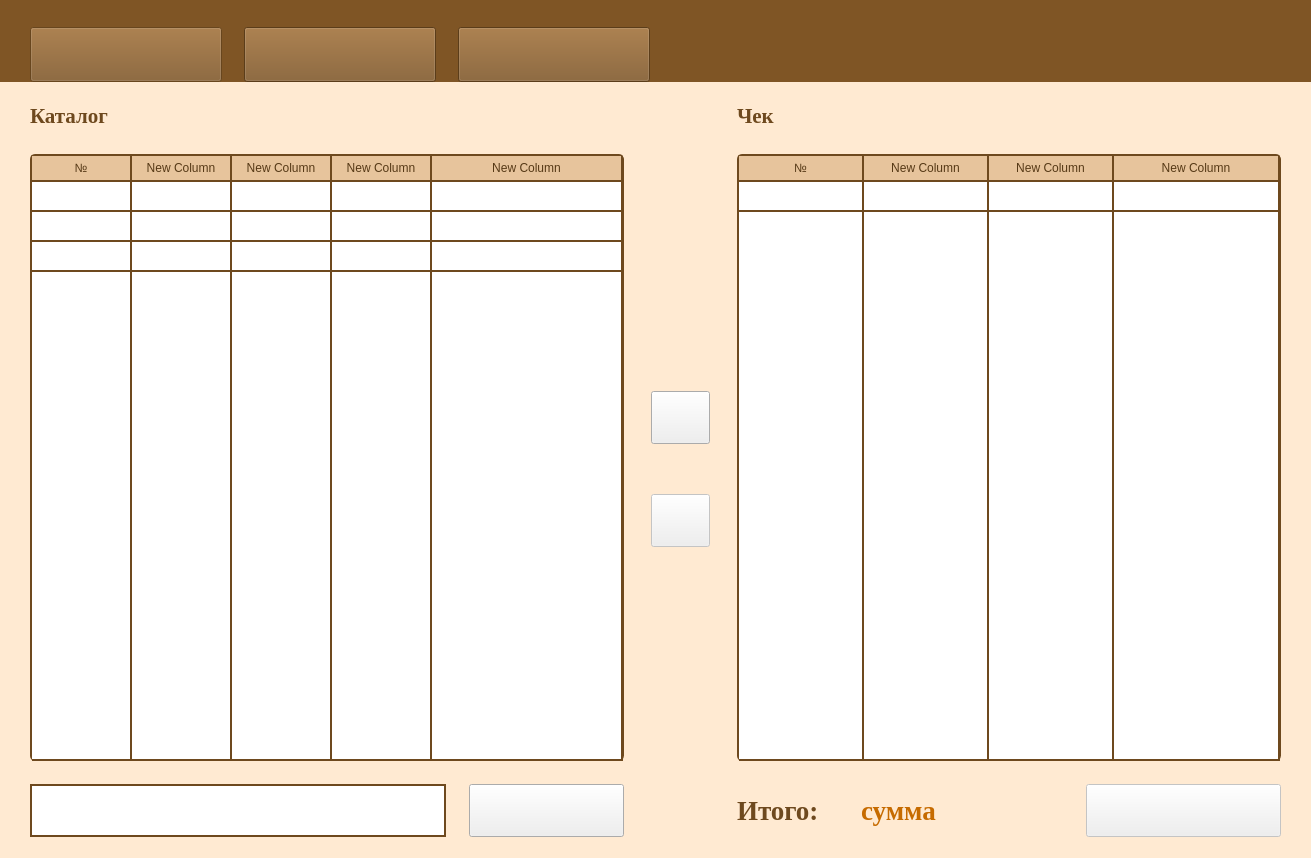
<?xml version="1.0" encoding="UTF-8"?>
<ui version="4.0">
 <class>MainWindow</class>
 <widget class="QMainWindow" name="MainWindow">
  <property name="geometry">
   <rect>
    <x>0</x>
    <y>0</y>
    <width>1311</width>
    <height>858</height>
   </rect>
  </property>
  <property name="windowTitle">
   <string>MainWindow</string>
  </property>
  <property name="styleSheet">
   <string notr="true">QMainWindow{
	background-color: rgba(255, 234, 210, 1);
}</string>
  </property>
  <widget class="QWidget" name="centralwidget">
   <layout class="QGridLayout" name="gridLayout_2">
    <property name="leftMargin">
     <number>0</number>
    </property>
    <property name="topMargin">
     <number>0</number>
    </property>
    <property name="rightMargin">
     <number>0</number>
    </property>
    <item row="2" column="0">
     <layout class="QHBoxLayout" name="work_area">
      <property name="spacing">
       <number>7</number>
      </property>
      <property name="leftMargin">
       <number>30</number>
      </property>
      <property name="rightMargin">
       <number>30</number>
      </property>
      <item>
       <layout class="QVBoxLayout" name="catalog">
        <property name="spacing">
         <number>23</number>
        </property>
        <property name="topMargin">
         <number>12</number>
        </property>
        <property name="bottomMargin">
         <number>12</number>
        </property>
        <item>
         <widget class="QLabel" name="catalog_label">
          <property name="minimumSize">
           <size>
            <width>101</width>
            <height>31</height>
           </size>
          </property>
          <property name="font">
           <font>
            <family>Times New Roman</family>
            <pointsize>16</pointsize>
            <weight>75</weight>
            <bold>true</bold>
           </font>
          </property>
          <property name="styleSheet">
           <string notr="true">color: #6E491E;</string>
          </property>
          <property name="text">
           <string>Каталог</string>
          </property>
         </widget>
        </item>
        <item>
         <widget class="QTableWidget" name="catalog_table">
          <property name="enabled">
           <bool>true</bool>
          </property>
          <property name="minimumSize">
           <size>
            <width>594</width>
            <height>471</height>
           </size>
          </property>
          <property name="styleSheet">
           <string notr="true">QTableWidget {
	border: 2px solid #6E491E; 
	border-bottom: 0.4px solid #6E491E; 
	border-right: 1px solid #6E491E; 
	border-radius: 5px;
	gridline-color: #6E491E; 
	color: #563916;	
	font: 14pt &quot;Times New Roman&quot;;
  }

QTableWidget::item {
    border-bottom:1px solid #6E491E; 
  	border-left: 0.4px solid #6E491E; 
	border-right: 0.5px solid #6E491E; 
}
 
QTableWidget::item:selected {
	background-color: rgb(218, 218, 218);
 }

QHeaderView::section {
	border: none;
 	border-bottom: 2px solid #6E491E; 
  	border-left: 0.4px solid #6E491E; 
	border-right: 2px solid #6E491E; ; 
    background-color: #E7C49C; 
	color: #563916;
	font: 14pt &quot;Times New Roman&quot;;
    padding: 3px;
}

QScrollBar:horizontal {
    border: 2px solid #6E491E;
    background:  #E7C49C;
   	height: 20px;
    margin: 0px 20px 0 20px;
}

QScrollBar::handle:horizontal {
    background: #7F5525;
    min-width: 20px;
}

QScrollBar::add-line:horizontal {
    border: 2px solid #6E491E;
   background:  #E7C49C;
    width: 20px;
    subcontrol-position: right;
    subcontrol-origin: margin;
}

QScrollBar::sub-line:horizontal {
    border: 2px solid #6E491E;
   background:  #E7C49C;
    width: 20px;
    subcontrol-position: left;
    subcontrol-origin: margin;
}

QScrollBar::left-arrow:horizontal {
    width: 10px;
    height: 10px;
	border-image: url(:/image/scrollbar_left.png);
}

QScrollBar::right-arrow:horizontal {
    width: 10px;
    height: 10px;
	border-image: url(:/image/scrollbar_right.png);
}
</string>
          </property>
          <property name="frameShape">
           <enum>QFrame::Box</enum>
          </property>
          <property name="frameShadow">
           <enum>QFrame::Sunken</enum>
          </property>
          <property name="lineWidth">
           <number>0</number>
          </property>
          <property name="midLineWidth">
           <number>0</number>
          </property>
          <property name="editTriggers">
           <set>QAbstractItemView::NoEditTriggers</set>
          </property>
          <property name="tabKeyNavigation">
           <bool>false</bool>
          </property>
          <property name="showDropIndicator" stdset="0">
           <bool>false</bool>
          </property>
          <property name="dragDropOverwriteMode">
           <bool>false</bool>
          </property>
          <property name="selectionMode">
           <enum>QAbstractItemView::SingleSelection</enum>
          </property>
          <property name="selectionBehavior">
           <enum>QAbstractItemView::SelectRows</enum>
          </property>
          <property name="textElideMode">
           <enum>Qt::ElideLeft</enum>
          </property>
          <property name="showGrid">
           <bool>true</bool>
          </property>
          <property name="sortingEnabled">
           <bool>true</bool>
          </property>
          <attribute name="horizontalHeaderHighlightSections">
           <bool>false</bool>
          </attribute>
          <attribute name="horizontalHeaderMinimumSectionSize">
           <number>49</number>
          </attribute>
          <attribute name="horizontalHeaderShowSortIndicator" stdset="0">
           <bool>true</bool>
          </attribute>
          <attribute name="horizontalHeaderStretchLastSection">
           <bool>true</bool>
          </attribute>
          <attribute name="verticalHeaderVisible">
           <bool>false</bool>
          </attribute>
          <attribute name="verticalHeaderShowSortIndicator" stdset="0">
           <bool>false</bool>
          </attribute>
          <attribute name="verticalHeaderStretchLastSection">
           <bool>true</bool>
          </attribute>
          <row>
           <property name="text">
            <string>New Row</string>
           </property>
          </row>
          <row>
           <property name="text">
            <string>New Row</string>
           </property>
          </row>
          <row>
           <property name="text">
            <string>New Row</string>
           </property>
          </row>
          <row>
           <property name="text">
            <string>New Row</string>
           </property>
          </row>
          <column>
           <property name="text">
            <string>№</string>
           </property>
           <property name="background">
            <color>
             <red>170</red>
             <green>162</green>
             <blue>101</blue>
            </color>
           </property>
          </column>
          <column>
           <property name="text">
            <string>New Column</string>
           </property>
          </column>
          <column>
           <property name="text">
            <string>New Column</string>
           </property>
          </column>
          <column>
           <property name="text">
            <string>New Column</string>
           </property>
          </column>
          <column>
           <property name="text">
            <string>New Column</string>
           </property>
          </column>
         </widget>
        </item>
        <item>
         <layout class="QHBoxLayout" name="search">
          <item>
           <widget class="QTextEdit" name="search_field">
            <property name="minimumSize">
             <size>
              <width>416</width>
              <height>53</height>
             </size>
            </property>
            <property name="maximumSize">
             <size>
              <width>16777215</width>
              <height>53</height>
             </size>
            </property>
            <property name="font">
             <font>
              <family>Times New Roman</family>
              <pointsize>18</pointsize>
              <weight>50</weight>
              <italic>false</italic>
              <bold>false</bold>
             </font>
            </property>
            <property name="styleSheet">
             <string notr="true">QTextEdit{
	border: 2px solid #6E491E;
	color: #563916;
	font: 18pt &quot;Times New Roman&quot;;
}</string>
            </property>
            <property name="verticalScrollBarPolicy">
             <enum>Qt::ScrollBarAlwaysOff</enum>
            </property>
            <property name="horizontalScrollBarPolicy">
             <enum>Qt::ScrollBarAlwaysOff</enum>
            </property>
           </widget>
          </item>
          <item>
           <widget class="QPushButton" name="find_button">
            <property name="minimumSize">
             <size>
              <width>155</width>
              <height>53</height>
             </size>
            </property>
            <property name="maximumSize">
             <size>
              <width>155</width>
              <height>53</height>
             </size>
            </property>
            <property name="styleSheet">
             <string notr="true">QPushButton{
	border-image: url(:/image/find_button.png);
}

QPushButton:pressed{
	border-image: url(:/image/find_pressbutton.png);
}
</string>
            </property>
            <property name="text">
             <string/>
            </property>
           </widget>
          </item>
         </layout>
        </item>
       </layout>
      </item>
      <item>
       <layout class="QVBoxLayout" name="filling">
        <property name="spacing">
         <number>50</number>
        </property>
        <property name="leftMargin">
         <number>20</number>
        </property>
        <property name="rightMargin">
         <number>20</number>
        </property>
        <item>
         <spacer name="filling_pacer1">
          <property name="orientation">
           <enum>Qt::Vertical</enum>
          </property>
          <property name="sizeHint" stdset="0">
           <size>
            <width>20</width>
            <height>40</height>
           </size>
          </property>
         </spacer>
        </item>
        <item>
         <widget class="QPushButton" name="add_button">
          <property name="enabled">
           <bool>true</bool>
          </property>
          <property name="sizePolicy">
           <sizepolicy hsizetype="Minimum" vsizetype="Fixed">
            <horstretch>0</horstretch>
            <verstretch>0</verstretch>
           </sizepolicy>
          </property>
          <property name="minimumSize">
           <size>
            <width>59</width>
            <height>53</height>
           </size>
          </property>
          <property name="styleSheet">
           <string notr="true">QPushButton{
	border-image: url(:/image/add_button.png);
}

QPushButton:pressed {
	border-image: url(:/image/add_pressbutton.png);
}

QPushButton:disabled {
	border-image: url(:/image/add_disablebutton.png);
}</string>
          </property>
          <property name="text">
           <string/>
          </property>
         </widget>
        </item>
        <item>
         <widget class="QPushButton" name="remove_button">
          <property name="enabled">
           <bool>false</bool>
          </property>
          <property name="sizePolicy">
           <sizepolicy hsizetype="Minimum" vsizetype="Fixed">
            <horstretch>0</horstretch>
            <verstretch>0</verstretch>
           </sizepolicy>
          </property>
          <property name="minimumSize">
           <size>
            <width>59</width>
            <height>53</height>
           </size>
          </property>
          <property name="styleSheet">
           <string notr="true">QPushButton{
	border-image: url(:/image/remove_button.png);
}

QPushButton:pressed {
	border-image: url(:/image/remove_pressbutton.png);
}

QPushButton:disabled {
	border-image: url(:/image/remove_disablebutton.png);
}</string>
          </property>
          <property name="text">
           <string/>
          </property>
         </widget>
        </item>
        <item>
         <spacer name="filling_pacer2">
          <property name="orientation">
           <enum>Qt::Vertical</enum>
          </property>
          <property name="sizeHint" stdset="0">
           <size>
            <width>20</width>
            <height>40</height>
           </size>
          </property>
         </spacer>
        </item>
       </layout>
      </item>
      <item>
       <layout class="QVBoxLayout" name="check">
        <property name="spacing">
         <number>23</number>
        </property>
        <property name="topMargin">
         <number>12</number>
        </property>
        <property name="bottomMargin">
         <number>12</number>
        </property>
        <item>
         <widget class="QLabel" name="chek_label">
          <property name="minimumSize">
           <size>
            <width>101</width>
            <height>31</height>
           </size>
          </property>
          <property name="font">
           <font>
            <family>Times New Roman</family>
            <pointsize>16</pointsize>
            <weight>75</weight>
            <bold>true</bold>
           </font>
          </property>
          <property name="styleSheet">
           <string notr="true">color: #6E491E;</string>
          </property>
          <property name="text">
           <string>Чек</string>
          </property>
         </widget>
        </item>
        <item>
         <widget class="QTableWidget" name="check_table">
          <property name="minimumSize">
           <size>
            <width>538</width>
            <height>471</height>
           </size>
          </property>
          <property name="autoFillBackground">
           <bool>false</bool>
          </property>
          <property name="styleSheet">
           <string notr="true">QTableWidget {
	border: 2px solid #6E491E; 
	border-bottom: 0.4px solid #6E491E; 
	border-right: 1px solid #6E491E; 
	border-radius: 5px;
	gridline-color: #6E491E; 	
	color: #563916;
	font: 14pt &quot;Times New Roman&quot;;
  }

QTableWidget::item {
    border-bottom:1px solid #6E491E; 
  	border-left: 0.4px solid #6E491E; 
	border-right: 0.5px solid #6E491E; 
}
 
QTableWidget::item:selected {
	background-color: rgb(218, 218, 218);
 }

QHeaderView::section {
	border: none;
 	border-bottom: 2px solid #6E491E; 
  	border-left: 0.4px solid #6E491E; 
	border-right: 2px solid #6E491E; ; 
    background-color: #E7C49C; 
	color: #563916;
	font: 14pt &quot;Times New Roman&quot;;
    padding: 3px;
}

QScrollBar:horizontal {
    border: 2px solid #6E491E;
    background:  #E7C49C;
   	height: 20px;
    margin: 0px 20px 0 20px;
}

QScrollBar::handle:horizontal {
    background: #7F5525;
    min-width: 20px;
}

QScrollBar::add-line:horizontal {
    border: 2px solid #6E491E;
   background:  #E7C49C;
    width: 20px;
    subcontrol-position: right;
    subcontrol-origin: margin;
}

QScrollBar::sub-line:horizontal {
    border: 2px solid #6E491E;
   background:  #E7C49C;
    width: 20px;
    subcontrol-position: left;
    subcontrol-origin: margin;
}

QScrollBar::left-arrow:horizontal {
    width: 10px;
    height: 10px;
	border-image: url(:/image/scrollbar_left.png);
}

QScrollBar::right-arrow:horizontal {
    width: 10px;
    height: 10px;
	border-image: url(:/image/scrollbar_right.png);
}
</string>
          </property>
          <property name="frameShape">
           <enum>QFrame::WinPanel</enum>
          </property>
          <property name="frameShadow">
           <enum>QFrame::Plain</enum>
          </property>
          <property name="lineWidth">
           <number>0</number>
          </property>
          <property name="editTriggers">
           <set>QAbstractItemView::NoEditTriggers</set>
          </property>
          <property name="tabKeyNavigation">
           <bool>false</bool>
          </property>
          <property name="showDropIndicator" stdset="0">
           <bool>false</bool>
          </property>
          <property name="dragDropOverwriteMode">
           <bool>false</bool>
          </property>
          <property name="selectionMode">
           <enum>QAbstractItemView::SingleSelection</enum>
          </property>
          <property name="selectionBehavior">
           <enum>QAbstractItemView::SelectRows</enum>
          </property>
          <property name="textElideMode">
           <enum>Qt::ElideLeft</enum>
          </property>
          <property name="showGrid">
           <bool>true</bool>
          </property>
          <property name="gridStyle">
           <enum>Qt::SolidLine</enum>
          </property>
          <property name="sortingEnabled">
           <bool>true</bool>
          </property>
          <property name="wordWrap">
           <bool>true</bool>
          </property>
          <property name="cornerButtonEnabled">
           <bool>true</bool>
          </property>
          <attribute name="horizontalHeaderCascadingSectionResizes">
           <bool>false</bool>
          </attribute>
          <attribute name="horizontalHeaderDefaultSectionSize">
           <number>125</number>
          </attribute>
          <attribute name="horizontalHeaderHighlightSections">
           <bool>false</bool>
          </attribute>
          <attribute name="horizontalHeaderShowSortIndicator" stdset="0">
           <bool>true</bool>
          </attribute>
          <attribute name="horizontalHeaderStretchLastSection">
           <bool>true</bool>
          </attribute>
          <attribute name="verticalHeaderVisible">
           <bool>false</bool>
          </attribute>
          <attribute name="verticalHeaderStretchLastSection">
           <bool>true</bool>
          </attribute>
          <row>
           <property name="text">
            <string>New Row</string>
           </property>
          </row>
          <row>
           <property name="text">
            <string>New Row</string>
           </property>
          </row>
          <column>
           <property name="text">
            <string>№</string>
           </property>
          </column>
          <column>
           <property name="text">
            <string>New Column</string>
           </property>
          </column>
          <column>
           <property name="text">
            <string>New Column</string>
           </property>
          </column>
          <column>
           <property name="text">
            <string>New Column</string>
           </property>
          </column>
         </widget>
        </item>
        <item>
         <layout class="QHBoxLayout" name="result">
          <item>
           <widget class="QLabel" name="result_label">
            <property name="minimumSize">
             <size>
              <width>101</width>
              <height>37</height>
             </size>
            </property>
            <property name="maximumSize">
             <size>
              <width>101</width>
              <height>37</height>
             </size>
            </property>
            <property name="font">
             <font>
              <family>Times New Roman</family>
              <pointsize>20</pointsize>
              <weight>75</weight>
              <bold>true</bold>
             </font>
            </property>
            <property name="styleSheet">
             <string notr="true">color: #6E491E;</string>
            </property>
            <property name="text">
             <string>Итого:</string>
            </property>
           </widget>
          </item>
          <item>
           <widget class="QLabel" name="total_label">
            <property name="minimumSize">
             <size>
              <width>146</width>
              <height>37</height>
             </size>
            </property>
            <property name="maximumSize">
             <size>
              <width>16777215</width>
              <height>37</height>
             </size>
            </property>
            <property name="font">
             <font>
              <family>Times New Roman</family>
              <pointsize>20</pointsize>
              <weight>75</weight>
              <bold>true</bold>
             </font>
            </property>
            <property name="styleSheet">
             <string notr="true">color: #C66B00;</string>
            </property>
            <property name="text">
             <string>сумма</string>
            </property>
           </widget>
          </item>
          <item>
           <widget class="QPushButton" name="confirm_button">
            <property name="enabled">
             <bool>false</bool>
            </property>
            <property name="minimumSize">
             <size>
              <width>195</width>
              <height>53</height>
             </size>
            </property>
            <property name="maximumSize">
             <size>
              <width>195</width>
              <height>53</height>
             </size>
            </property>
            <property name="styleSheet">
             <string notr="true">QPushButton{
	border-image: url(:/image/confirm_button.png);
}

QPushButton:pressed {
	border-image: url(:/image/confirm_pressbutton.png);
}

QPushButton:disabled {
	border-image: url(:/image/confirm_disablebutton.png);
}</string>
            </property>
            <property name="text">
             <string/>
            </property>
           </widget>
          </item>
         </layout>
        </item>
       </layout>
      </item>
     </layout>
    </item>
    <item row="0" column="0">
     <widget class="QFrame" name="tabs">
      <property name="styleSheet">
       <string notr="true">background-color: #7F5525;</string>
      </property>
      <property name="frameShape">
       <enum>QFrame::NoFrame</enum>
      </property>
      <property name="frameShadow">
       <enum>QFrame::Raised</enum>
      </property>
      <layout class="QHBoxLayout" name="horizontalLayout_6">
       <property name="spacing">
        <number>22</number>
       </property>
       <property name="leftMargin">
        <number>30</number>
       </property>
       <property name="topMargin">
        <number>27</number>
       </property>
       <property name="rightMargin">
        <number>30</number>
       </property>
       <property name="bottomMargin">
        <number>0</number>
       </property>
       <item>
        <widget class="QPushButton" name="catalog_button">
         <property name="enabled">
          <bool>false</bool>
         </property>
         <property name="minimumSize">
          <size>
           <width>192</width>
           <height>55</height>
          </size>
         </property>
         <property name="autoFillBackground">
          <bool>false</bool>
         </property>
         <property name="styleSheet">
          <string notr="true">QPushButton{
	border-image: url(:/image/catalog_button.png);
}

QPushButton:disabled{
	border-image: url(:/image/catalog_pressbutton.png);
}

QPushButton:hover{
	border-image: url(:/image/catalog_hoverbutton.png);
}</string>
         </property>
         <property name="text">
          <string/>
         </property>
        </widget>
       </item>
       <item>
        <widget class="QPushButton" name="sales_button">
         <property name="minimumSize">
          <size>
           <width>192</width>
           <height>55</height>
          </size>
         </property>
         <property name="styleSheet">
          <string notr="true">QPushButton{
	border-image: url(:/image/sales_button.png);
}

QPushButton:hover{
	border-image: url(:/image/sales_hoverbutton.png);
}</string>
         </property>
         <property name="text">
          <string/>
         </property>
        </widget>
       </item>
       <item>
        <widget class="QPushButton" name="manaement_button">
         <property name="enabled">
          <bool>true</bool>
         </property>
         <property name="minimumSize">
          <size>
           <width>192</width>
           <height>55</height>
          </size>
         </property>
         <property name="styleSheet">
          <string notr="true">QPushButton{
	border-image: url(:/image/managment_button.png);
}

QPushButton:disabled{
	border-image: url(:/image/managment_pressbutton.png);
}

QPushButton:hover{
	border-image: url(:/image/managment_hoverbutton.png);
}</string>
         </property>
         <property name="text">
          <string/>
         </property>
        </widget>
       </item>
       <item>
        <spacer name="tabs_spacer">
         <property name="orientation">
          <enum>Qt::Horizontal</enum>
         </property>
         <property name="sizeHint" stdset="0">
          <size>
           <width>40</width>
           <height>20</height>
          </size>
         </property>
        </spacer>
       </item>
      </layout>
     </widget>
    </item>
   </layout>
  </widget>
 </widget>
 <resources>
  <include location="resources/images/images.qrc"/>
 </resources>
 <connections/>
</ui>
